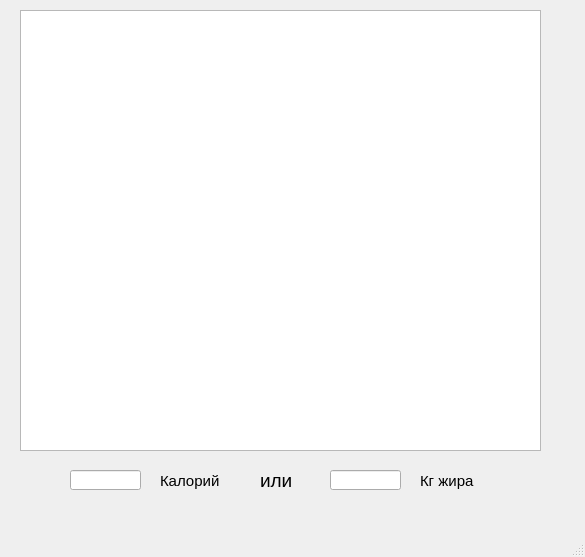
<?xml version="1.0" encoding="UTF-8"?>
<ui version="4.0">
 <class>MainWindow</class>
 <widget class="QMainWindow" name="MainWindow">
  <property name="geometry">
   <rect>
    <x>0</x>
    <y>0</y>
    <width>585</width>
    <height>557</height>
   </rect>
  </property>
  <property name="windowTitle">
   <string>MainWindow</string>
  </property>
  <widget class="QWidget" name="centralwidget">
   <widget class="QTableWidget" name="tableWidget">
    <property name="geometry">
     <rect>
      <x>20</x>
      <y>10</y>
      <width>521</width>
      <height>441</height>
     </rect>
    </property>
   </widget>
   <widget class="QLineEdit" name="lineEdit">
    <property name="geometry">
     <rect>
      <x>70</x>
      <y>470</y>
      <width>71</width>
      <height>20</height>
     </rect>
    </property>
   </widget>
   <widget class="QLabel" name="label">
    <property name="geometry">
     <rect>
      <x>160</x>
      <y>470</y>
      <width>61</width>
      <height>21</height>
     </rect>
    </property>
    <property name="font">
     <font>
      <pointsize>11</pointsize>
     </font>
    </property>
    <property name="text">
     <string>Калорий</string>
    </property>
   </widget>
   <widget class="QLabel" name="label_2">
    <property name="geometry">
     <rect>
      <x>260</x>
      <y>470</y>
      <width>61</width>
      <height>21</height>
     </rect>
    </property>
    <property name="font">
     <font>
      <pointsize>14</pointsize>
     </font>
    </property>
    <property name="text">
     <string>или</string>
    </property>
   </widget>
   <widget class="QLineEdit" name="lineEdit_2">
    <property name="geometry">
     <rect>
      <x>330</x>
      <y>470</y>
      <width>71</width>
      <height>20</height>
     </rect>
    </property>
   </widget>
   <widget class="QLabel" name="label_3">
    <property name="geometry">
     <rect>
      <x>420</x>
      <y>470</y>
      <width>61</width>
      <height>21</height>
     </rect>
    </property>
    <property name="font">
     <font>
      <pointsize>11</pointsize>
     </font>
    </property>
    <property name="text">
     <string>Кг жира</string>
    </property>
   </widget>
  </widget>
  <widget class="QMenuBar" name="menubar">
   <property name="geometry">
    <rect>
     <x>0</x>
     <y>0</y>
     <width>585</width>
     <height>21</height>
    </rect>
   </property>
  </widget>
  <widget class="QStatusBar" name="statusbar"/>
 </widget>
 <resources/>
 <connections/>
</ui>
